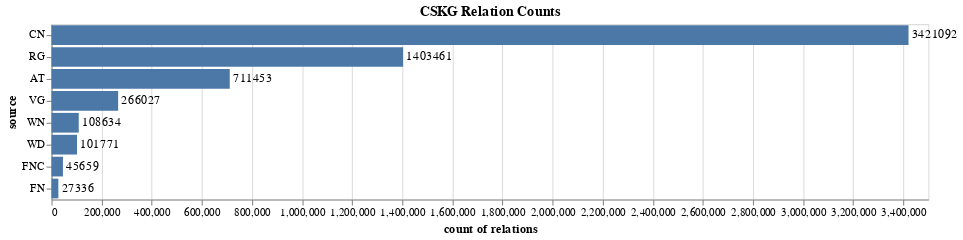

Notebook cell for this chart:
### Markdown cell above
### Distribution of edges in each data source

### Code cell
command = "$kypher -i $NKG \
--match '(n1)-[r]->(n2), (r)-[l:source]->(s)' \
--return 's as source, count(distinct r) as `count of relations`' \
--order-by 'count(distinct r) desc'"
data = shell_df(command, shell=True, sep='\t')
bar_chart(data, 'count of relations', 'source', title="CSKG Relation Counts")

### Figure 1 — Vega-Lite specification as saved in the notebook (floating-point values rounded to 4 significant figures)
{"config": {"view": {"continuousWidth": 400, "continuousHeight": 300}}, "layer": [{"mark": "bar", "encoding": {"x": {"type": "quantitative", "field": "count of relations"}, "y": {"type": "nominal", "field": "source", "sort": "-x"}}, "title": "CSKG Relation Counts", "width": 800}, {"mark": {"type": "text", "align": "left", "baseline": "middle", "dx": 3}, "encoding": {"text": {"type": "quantitative", "field": "count of relations"}, "x": {"type": "quantitative", "field": "count of relations"}, "y": {"type": "nominal", "field": "source", "sort": "-x"}}, "title": "CSKG Relation Counts", "width": 800}], "data": {"name": "data-b7239545360498f74365cbd21e4ede7a"}, "$schema": "https://vega.github.io/schema/vega-lite/v4.8.1.json", "datasets": {"data-b7239545360498f74365cbd21e4ede7a": [{"source": "CN", "count of relations": 3421092}, {"source": "RG", "count of relations": 1403461}, {"source": "AT", "count of relations": 711453}, {"source": "VG", "count of relations": 266027}, {"source": "WN", "count of relations": 108634}, {"source": "WD", "count of relations": 101771}, {"source": "FNC", "count of relations": 45659}, {"source": "FN", "count of relations": 27336}]}}
